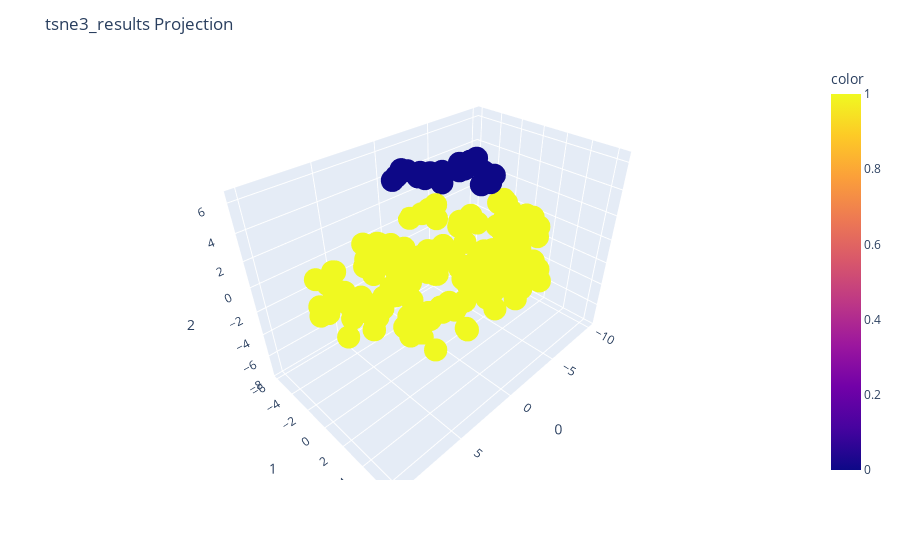

The code cell stored with this chart in its notebook:
### Code cell
np.random.seed(42)
tsne3=TSNE(n_components=3)
tsne3_results=tsne3.fit_transform(preprocessed_data)
fig=px.scatter_3d(
    tsne3_results,x=0,y=1,z=2,color=y
)
fig.update_layout(
    title_text="tsne3_results Projection",
    legend_title_text='y'    
)
fig.show()

### Figure 1 — Plotly figure (JSON) as saved in the notebook; plotly's stock layout.template omitted (floating-point values rounded to 4 significant figures; data arrays with more than 128 entries replaced by an {"elided": "..."} marker saying what was removed)
{"data": [{"hovertemplate": "0=%{x}<br>1=%{y}<br>2=%{z}<br>color=%{marker.color}<extra></extra>", "legendgroup": "", "marker": {"color": {"elided": "205 int values"}, "coloraxis": "coloraxis", "symbol": "circle"}, "mode": "markers", "name": "", "scene": "scene", "showlegend": false, "type": "scatter3d", "x": {"elided": "205 float values"}, "y": {"elided": "205 float values"}, "z": {"elided": "205 float values"}}], "layout": {"coloraxis": {"colorbar": {"title": {"text": "color"}}, "colorscale": [[0, "#0d0887"], [0.1111, "#46039f"], [0.2222, "#7201a8"], [0.3333, "#9c179e"], [0.4444, "#bd3786"], [0.5556, "#d8576b"], [0.6667, "#ed7953"], [0.7778, "#fb9f3a"], [0.8889, "#fdca26"], [1, "#f0f921"]]}, "legend": {"title": {"text": "y"}, "tracegroupgap": 0}, "margin": {"t": 60}, "scene": {"domain": {"x": [0, 1], "y": [0, 1]}, "xaxis": {"title": {"text": "0"}}, "yaxis": {"title": {"text": "1"}}, "zaxis": {"title": {"text": "2"}}}, "title": {"text": "tsne3_results Projection"}}}
